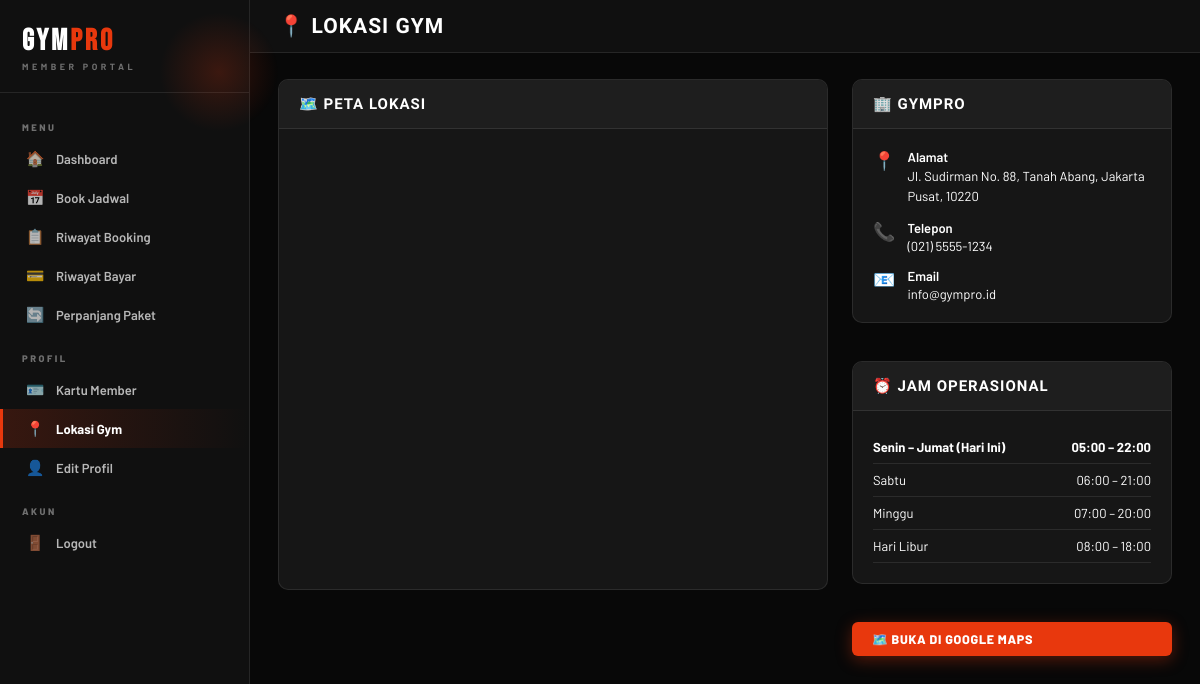
Screenshot of /member/location.php (signed in) with the database file from the repository.
### tables this page shows
CREATE TABLE IF NOT EXISTS GYM_SETTINGS (
    setting_key VARCHAR(100) PRIMARY KEY,
    setting_value TEXT
);

### member/location.php (the view)
<?php
require_once '../includes/db.php';
require_once 'header.php';
function gs($pdo, $key, $default='') {
    $s=$pdo->prepare("SELECT setting_value FROM GYM_SETTINGS WHERE setting_key=?");
    try { $s->execute([$key]); $r=$s->fetch(); return $r?$r['setting_value']:$default; }
    catch(Exception $e) { return $default; }
}
$gym_name    = gs($pdo,'gym_name','GymPro');
$gym_address = gs($pdo,'gym_address','Jl. Sudirman No. 88, Jakarta');
$gym_phone   = gs($pdo,'gym_phone','(021) 5555-1234');
$gym_email   = gs($pdo,'gym_email','info@gympro.id');
$gym_lat     = gs($pdo,'gym_lat','-6.2175');
$gym_lng     = gs($pdo,'gym_lng','106.8050');
$lat = (float)$gym_lat; $lng = (float)$gym_lng;
$bbox = ($lng-0.015).'%2C'.($lat-0.012).'%2C'.($lng+0.015).'%2C'.($lat+0.012);
?>
<div class="main-content">
    <div class="topbar"><h1>📍 Lokasi Gym</h1></div>
    <div class="content">
        <div style="display:grid; grid-template-columns:1fr 320px; gap:24px; align-items:start;">
            <div class="card">
                <div class="card-header"><h3>🗺️ Peta Lokasi</h3></div>
                <div style="height:460px; border-radius:0 0 12px 12px; overflow:hidden;">
                    <iframe src="https://www.openstreetmap.org/export/embed.html?bbox=<?=$bbox?>&layer=mapnik&marker=<?=$gym_lat?>%2C<?=$gym_lng?>"
                        style="width:100%;height:100%;border:none;" allowfullscreen loading="lazy"></iframe>
                </div>
            </div>
            <div style="display:flex;flex-direction:column;gap:18px;">
                <div class="card">
                    <div class="card-header"><h3>🏢 <?= htmlspecialchars($gym_name) ?></h3></div>
                    <div class="card-body">
                        <div style="display:flex;flex-direction:column;gap:14px;">
                            <div style="display:flex;gap:12px;align-items:flex-start;">
                                <span style="font-size:18px;">📍</span>
                                <div><div style="font-weight:600;font-size:13px;margin-bottom:2px;">Alamat</div>
                                <div style="color:var(--text-light);font-size:13px;line-height:1.5;"><?= nl2br(htmlspecialchars($gym_address)) ?></div></div>
                            </div>
                            <div style="display:flex;gap:12px;align-items:flex-start;">
                                <span style="font-size:18px;">📞</span>
                                <div><div style="font-weight:600;font-size:13px;margin-bottom:2px;">Telepon</div>
                                <div style="color:var(--text-light);font-size:13px;"><?= htmlspecialchars($gym_phone) ?></div></div>
                            </div>
                            <div style="display:flex;gap:12px;align-items:flex-start;">
                                <span style="font-size:18px;">📧</span>
                                <div><div style="font-weight:600;font-size:13px;margin-bottom:2px;">Email</div>
                                <div style="color:var(--text-light);font-size:13px;"><?= htmlspecialchars($gym_email) ?></div></div>
                            </div>
                        </div>
                    </div>
                </div>
                <div class="card">
                    <div class="card-header"><h3>⏰ Jam Operasional</h3></div>
                    <div class="card-body">
                        <?php $hours=['Senin – Jumat'=>'05:00 – 22:00','Sabtu'=>'06:00 – 21:00','Minggu'=>'07:00 – 20:00','Hari Libur'=>'08:00 – 18:00'];
                        $today=date('N');
                        foreach($hours as $day=>$time):
                            $isToday=($today<=5&&$day==='Senin – Jumat')||($today==6&&$day==='Sabtu')||($today==7&&$day==='Minggu'); ?>
                        <div style="display:flex;justify-content:space-between;padding:8px 0;border-bottom:1px solid var(--border);font-size:13px;<?=$isToday?'color:var(--brown-dark);font-weight:700;':''?>">
                            <span><?=$day?><?=$isToday?' (Hari Ini)':''?></span><span><?=$time?></span>
                        </div>
                        <?php endforeach; ?>
                    </div>
                </div>
                <a href="https://www.google.com/maps/search/?api=1&query=<?=$gym_lat?>,<?=$gym_lng?>" target="_blank" class="btn btn-primary" style="text-align:center;text-decoration:none;">🗺️ Buka di Google Maps</a>
            </div>
        </div>
    </div>
</div>
<?php require_once '../includes/footer.php'; ?>

### css/style.css (style rules this page uses)
* { margin: 0; padding: 0; box-sizing: border-box; }
:root { --black: #080808; --black-2: #101010; --black-3: #161616; --black-4: #1E1E1E; --black-5: #272727; --accent: #E8380D; --accent-2: #FF5E2E; --accent-dim: rgba(232,56,13,0.18); --accent-glow: rgba(232,56,13,0.30); --gold: #F5A623; --white: #FFFFFF; --w90: rgba(255,255,255,0.90); --w70: rgba(255,255,255,0.70); --w40: rgba(255,255,255,0.40); --w15: rgba(255,255,255,0.15); --w08: rgba(255,255,255,0.08); --w04: rgba(255,255,255,0.04); --border: rgba(255,255,255,0.09); --border-hot: rgba(232,56,13,0.45); --shadow-sm: 0 2px 12px rgba(0,0,0,0.5); --shadow-md: 0 6px 28px rgba(0,0,0,0.55); --shadow-lg: 0 12px 52px rgba(0,0,0,0.65); --shadow-accent: 0 4px 28px rgba(232,56,13,0.35); --radius-sm: 6px; --radius-md: 10px; --radius-lg: 16px; --radius-xl: 24px; }
body { font-family: 'Barlow', system-ui, sans-serif; background: var(--black); color: var(--white); font-size: 14px; min-height: 100vh; }
.main-content { margin-left: 250px; min-height: 100vh; }
.topbar { background: var(--black-2); padding: 14px 28px; display: flex; justify-content: space-between; align-items: center; border-bottom: 1px solid var(--border); position: sticky; top: 0; z-index: 50; }
.topbar h1 { font-family: 'Barlow Condensed', sans-serif; font-size: 21px; font-weight: 800; color: var(--white); text-transform: uppercase; letter-spacing: 1px; }
.content { padding: 26px 28px; }
.card { background: var(--black-3); border-radius: var(--radius-md); border: 1px solid var(--border); margin-bottom: 20px; overflow: hidden; }
.card-header { padding: 15px 20px; border-bottom: 1px solid var(--border); display: flex; justify-content: space-between; align-items: center; background: var(--black-4); }
.card-header h3 { font-family: 'Barlow Condensed', sans-serif; font-size: 15px; font-weight: 800; color: var(--white); text-transform: uppercase; letter-spacing: 1px; }
.card-body { padding: 20px; }
.btn { display: inline-flex; align-items: center; gap: 6px; padding: 9px 20px; border-radius: var(--radius-sm); font-size: 12.5px; font-weight: 800; cursor: pointer; border: none; text-decoration: none; transition: all 0.17s; font-family: 'Barlow', sans-serif; letter-spacing: 0.7px; text-transform: uppercase; }
.btn-primary { background: var(--accent); color: #fff; box-shadow: 0 4px 16px rgba(232,56,13,0.35); }

### rows the page displays
gym_settings: setting_value "GYMPRO"
gym_settings: setting_value "Jl. Sudirman No. 88, Tanah Abang, Jakarta Pusat, 10220"
gym_settings: setting_value "(021) 5555-1234"
gym_settings: setting_value "info@gympro.id"

### other values shown
$day "Senin – Jumat"
$time "05:00 – 22:00"
$day "Sabtu"
$time "06:00 – 21:00"
$day "Minggu"
$time "07:00 – 20:00"
$day "Hari Libur"
$time "08:00 – 18:00"
